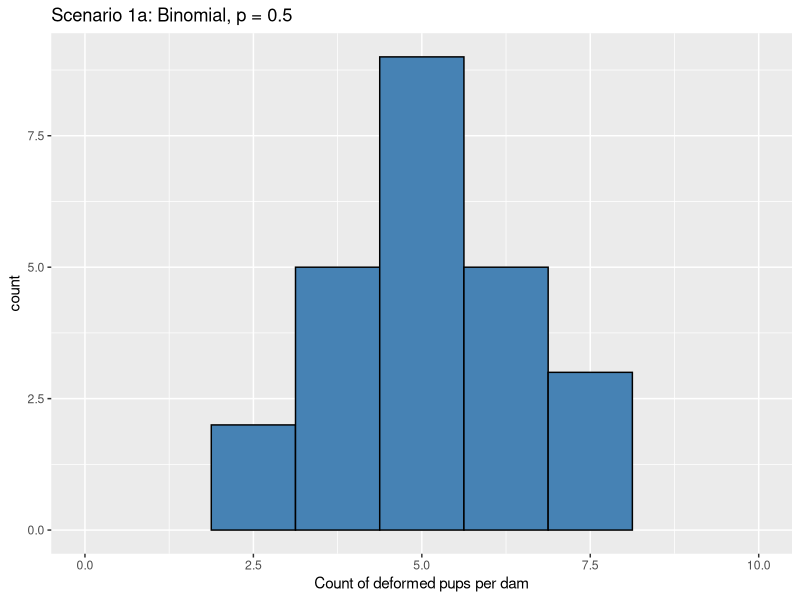
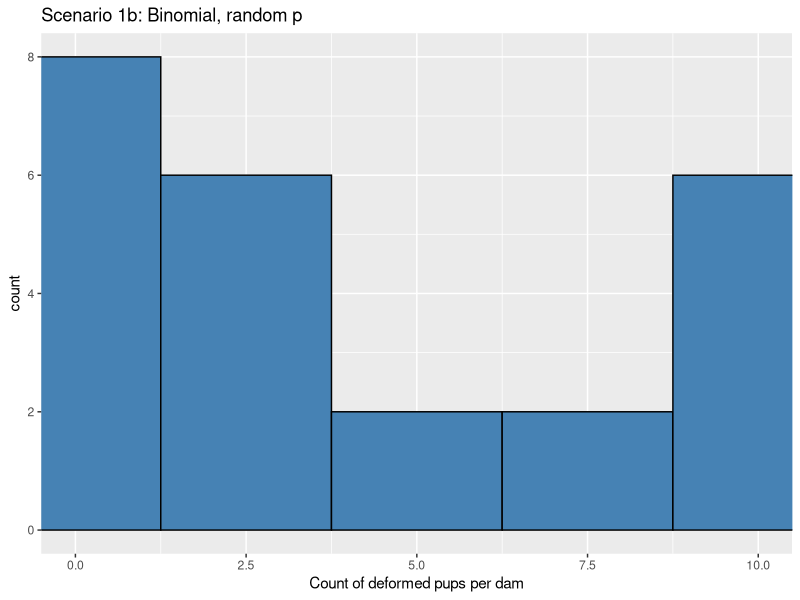

These figures' R source, in order:
## ---- chunk 1
library(tidyverse)
## ---- chunk 2
set.seed(964312)

#1a: All 24 dams have 50% chance that an individual pup has a defect
pi_1a <- rep(0.5, 24) 
count_1a <- rbinom(24, 10, pi_1a) # simulate # of deformed pups in each litter (24 litters of 10 pups)

#1b: Each dam has its own chance (p) that an individual pup has a defect
pi_1b <- round(rbeta(24,.5,.5),3)  
count_1b <- rbinom(24, 10, pi_1b) # simulate # of deformed pups in each litter (24 litters of 10 pups)

# Combine all simulated data into one dataframe
scenario_1 <- data.frame(pi_1a, count_1a, pi_1b, count_1b)
## ---- chunk 3
 ggplot(data = scenario_1, aes(x = count_1a)) + 
  geom_histogram(bins = 5,fill="steelblue",color="black") + coord_cartesian(xlim = c(0, 10)) +
  labs(title = "Scenario 1a: Binomial, p = 0.5",
       x = "Count of deformed pups per dam")


ggplot(data = scenario_1, aes(x = count_1b)) + 
  geom_histogram(bins = 5,fill="steelblue",color="black") + coord_cartesian(xlim = c(0, 10)) +
  labs(title = "Scenario 1b: Binomial, random p",
       x = "Count of deformed pups per dam")

## ---- chunk 4
# Logistic regression model for scenario 1a
fit_1a_binom <- glm(cbind(count_1a, 10-count_1a) ~ 1, family=binomial, data = scenario_1)
summary(fit_1a_binom) 
## ---- chunk 5
# Logistic regression model for scenario 1b
fit_1b_binom <- glm(cbind(count_1b, 10-count_1b) ~ 1, family=binomial, data = scenario_1)
summary(fit_1b_binom) 
## ---- chunk 6
# Logistic regression model that adjusts for possible overdispersion in scenario 1a
fit_1a_qbinom <- glm(cbind(count_1a, 10-count_1a) ~ 1, family=quasibinomial, data = scenario_1)
summary(fit_1a_qbinom) 
## ---- chunk 7
# Logistic regression model that adjusts for possible overdispersion in scenario 1b
fit_1b_qbinom <- glm(cbind(count_1b, 10-count_1b) ~ 1, family=quasibinomial, data = scenario_1)
summary(fit_1b_qbinom) 
## ---- chunk 8
set.seed(12345)

dose <- c(rep(0,6),rep(1,6),rep(2,6),rep(3,6))

# "true" probability of defect for each dosage
pi_2a <- exp(-2+4/3*dose)/(1+exp(-2+4/3*dose))
# The probability of a deformed pup will be the same for all dams receiving the same dosage
count_2a <- rbinom(24, 10, pi_2a)

b <- 1/2
a <- b*pi_2a / (1-pi_2a)
pi_2b <- rbeta(24, a, b)
count_2b <- rbinom(24, 10, pi_2b)  

scenario_2 <- data.frame(dose, pi_2a, count_2a, pi_2b, count_2b)
## ---- chunk 9
# Logistic regression model for scenario 2a
fit_2a_binom = glm(cbind(count_2a, 10-count_2a) ~ dose, family=binomial,  data=scenario_2)
summary(fit_2a_binom)
## ---- chunk 10
# Logistic regression model for scenario 2b
fit_2b_binom = glm(cbind(count_2b, 10-count_2b) ~ dose, family=binomial,  data=scenario_2)
summary(fit_2b_binom)
## ---- chunk 11
# Logistic regression model that adjusts for possible overdispersion in scenario 2a
fit_2a_qbinom = glm(cbind(count_2a, 10-count_2a) ~ dose, family=quasibinomial,  data=scenario_2)
summary(fit_2a_qbinom)
## ---- chunk 12
# Logistic regression model that adjusts for possible overdispersion in scenario 2b
fit_2b_qbinom = glm(cbind(count_2b, 10-count_2b) ~ dose, family=quasibinomial,  data=scenario_2)
summary(fit_2b_qbinom)
